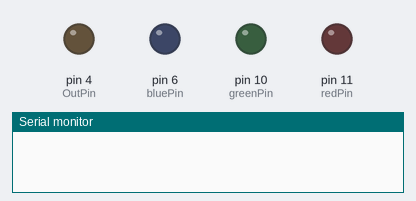
The sketch below on a simulated Arduino Uno, built with avr-gcc and run on an emulated ATmega328P. Shown: output pins drawn as LEDs (lit = HIGH), the last lines printed to the serial monitor.

Above: at 0.1 s.
At 3.2 s:
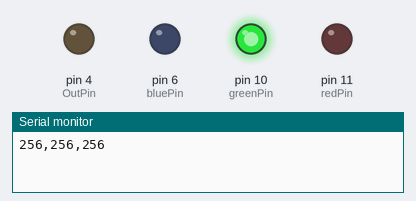
Timing chart, 0 to 4.7 s (numbered marks = the images above):
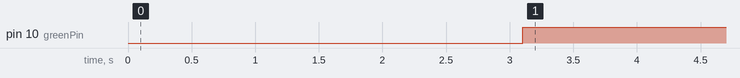

Measured:
- by itself, pin 10 (greenPin): LOW → HIGH at 3.1 s

The sketch:

colorSensor2.ino
```cpp
int redPin=11;
int greenPin=10;
int bluePin=6;
unsigned int pulsewidth;
int rcolorStrength;
int bcolorStrength;
int gcolorStrength;
int S2=7;
int S3=8;
int OutPin=4;


void setup()
{
  Serial.begin(9600);
  pinMode(S2,INPUT);
  pinMode(S3,INPUT);
  pinMode(OutPin,OUTPUT);
  pinMode(redPin,OUTPUT);
  pinMode(greenPin,OUTPUT);
  pinMode(bluePin,OUTPUT);

}

void loop()
{
  int myarr[3]={bcolorStrength,gcolorStrength,rcolorStrength};
  // for red color s2 and s3 are low
  digitalWrite(S2,LOW);
  digitalWrite(S3,LOW);
pulsewidth=pulseIn(OutPin,LOW);
rcolorStrength=(pulsewidth/400.0)-1;
rcolorStrength=255-rcolorStrength; // we flipped it bcuz a big input meant a small color, now a big no means a strong red

 // for green color s2 and s3 are high
  digitalWrite(S2,HIGH);
  digitalWrite(S3,HIGH);
pulsewidth=pulseIn(OutPin,LOW);
gcolorStrength=(pulsewidth/400.0)-1;
gcolorStrength=255-gcolorStrength; // we flipped it bcuz a big input meant a small color, now a big no means a strong green

// for blue color, s2 is low and s3 are high
  digitalWrite(S2,LOW);
  digitalWrite(S3,HIGH);
pulsewidth=pulseIn(OutPin,LOW);
bcolorStrength=(pulsewidth/400.0)-1;
bcolorStrength=255-bcolorStrength; // we flipped it bcuz a big input meant a small color, now a big no means a strong blue
  Serial.print(rcolorStrength);
  Serial.print(",");
  Serial.print(gcolorStrength);
  Serial.print(",");
  Serial.println(bcolorStrength);


  delay(100);
  // IF WE WANT A INTERMEDIATE COLOR, JUST SCALE THE each corresponding higher...(exaggerate)

/*whichever is the biggest , analogWrite it to 255;
whichever is the least , analogWrite it to 0;
whichever is the intermediate , analogWrite it to half of it;

may use if statements
but we do it the teja way*/
int temp;

int maxi=bcolorStrength;
for(int i=0;i<2;i++)
{
if(myarr[i]>maxi)
{
temp=maxi;
maxi=myarr[i];
myarr[i]=temp;
}
}
myarr[0]=255;
myarr[1]=(myarr[1])/2;
myarr[3]=0;

analogWrite(redPin,rcolorStrength);
analogWrite(greenPin,gcolorStrength);
analogWrite(bluePin,bcolorStrength);


}
```
